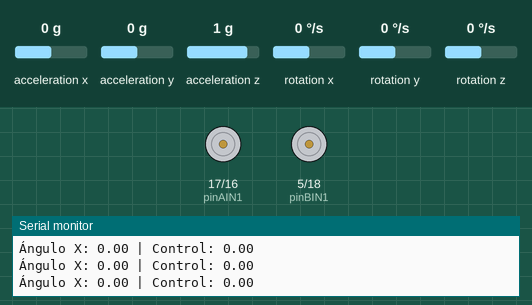
Recording of a sketch running on a simulated ESP32. Shown: motor-driver pin pairs drawn as motors (green arrow = first pin HIGH = forward, orange = second pin HIGH = backward, longer = more drive, scaled by the enable pin), the last lines printed to the serial monitor. The inputs (shaded band) are chosen by the test bench; at power-on: acceleration y 0 g, acceleration x 0 g, acceleration z 1 g, rotation x 0 °/s, rotation y 0 °/s, rotation z 0 °/s.

Above: at 1.2 s.
1.3 s: acceleration y set to -1.4 g
At 1.8 s:
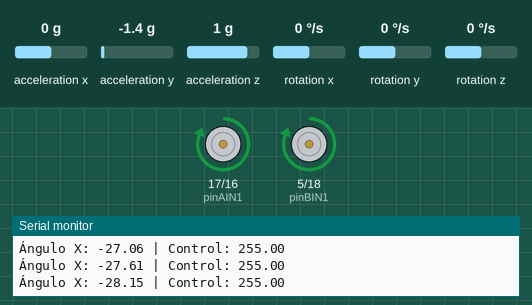
2.8 s: acceleration y set to 0 g
At 4.36 s:
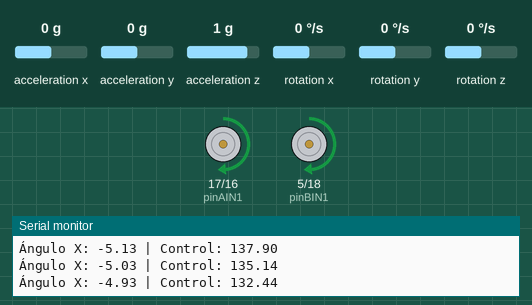
At 4.97 s:
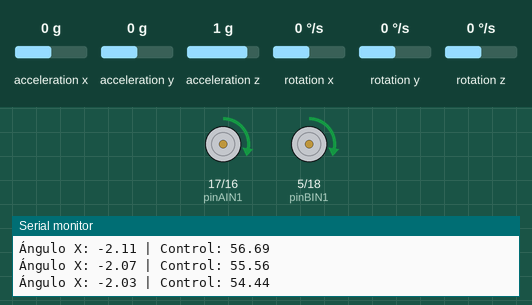
5.8 s: acceleration y set to 0.8 g
7.4 s: acceleration y set to -0.1 g
At 8.19 s:
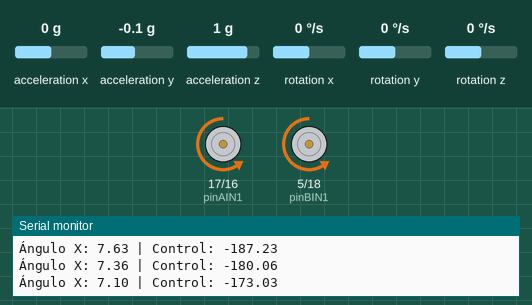
10.4 s: acceleration y set to 0.1 g
13.4 s: acceleration y set to -0.8 g
Timing chart, 0 to 16.0 s (numbered marks = the images above; inputs shaded):
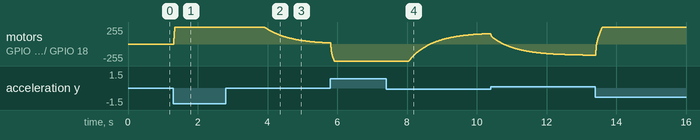

Measured:
- after the input at 1.3 s, motor on GPIO 17 (pinAIN1) / GPIO 16 (pinAIN2), motor on GPIO 5 (pinBIN1) / GPIO 18 (pinBIN2): stopped → forward 255/255 at once
- after the input at 2.8 s, motor on GPIO 17 (pinAIN1) / GPIO 16 (pinAIN2), motor on GPIO 5 (pinBIN1) / GPIO 18 (pinBIN2): moves from forward 255/255 to forward 16/255 over 1.9 s, starting after 1.1 s
- after the input at 7.4 s, motor on GPIO 17 (pinAIN1) / GPIO 16 (pinAIN2), motor on GPIO 5 (pinBIN1) / GPIO 18 (pinBIN2): moves from backward 255/255 to forward 157/255 over 2.3 s, starting after 0.65 s

The sketch:

Pendulo_completo.ino
```cpp
#include "Wire.h"
#include "I2Cdev.h"
#include "MPU6050.h"
#include "PIDDerivadaFiltrada.h"

//Pines a los que se conecta el tb6612fng
const int pinPWMA = 4;
const int pinAIN2 = 16;
const int pinAIN1 = 17;
const int pinBIN1 = 5;
const int pinBIN2 = 18;
const int pinPWMB = 19;

//Definimos el MPU-6050
MPU6050 sensor;

int ax, ay, az;
int gx, gy, gz;
float ang_x = 0.0, ang_x_prev = 0.0;
long tiempo_prev = 0;
float dt;

//Creamos el Controlador PID
float Kp = 30.0;     //Ya que no lo pude probar en el péndulo real los valores no son correctos
float Ki = 0.0;      //Ya que no lo pude probar en el péndulo real los valores no son correctos
float Kd = 1.5;      //Ya que no lo pude probar en el péndulo real los valores no son correctos
float N = 5.0;
float setpoint = 0.0;
PIDDerivadaFiltrada pid(Kp, Ki, Kd, 0.01, N);


void setup() {
  Serial.begin(57600);
  Wire.begin(14, 12);  //Definimos los pines del ESP32 en los que va conectado el MPU-6050

  //Comprobamos que el MPU-6050 comienza a funcionar
  sensor.initialize();
  if (!sensor.testConnection()) {
    Serial.println("Error al conectar el MPU6050");
    while (1);
  } else {
    Serial.println("MPU6050 conectado.");
  }

  //Inicializamos motores
  pinMode(pinAIN1, OUTPUT);
  pinMode(pinAIN2, OUTPUT);
  pinMode(pinPWMA, OUTPUT);
  pinMode(pinBIN1, OUTPUT);
  pinMode(pinBIN2, OUTPUT);
  pinMode(pinPWMB, OUTPUT);

}


void loop() {
  // 1. Leer sensores
  sensor.getAcceleration(&ax, &ay, &az);
  sensor.getRotation(&gx, &gy, &gz);

  // 2. Calcular ángulo con filtro complementario
  float accel_ang_x = atan2(ay, sqrt(ax * ax + az * az)) * 180.0 / PI;
  ang_x = 0.98 * (ang_x_prev + (gx / 131.0) * dt) + 0.02 * accel_ang_x;
  ang_x_prev = ang_x;

  // 3. Calcular PID
  float control = pid.compute(setpoint, ang_x);

  // 4. Limitar salida ya que los motores solo le podemos dar valor de velocidad entre 0 y 255
  control = constrain(control, -255, 255);

  // 5. Mover motores según control
  mover(control);

  // 6. Imprimir info para depurar el código
  Serial.print("Ángulo X: ");
  Serial.print(ang_x);
  Serial.print(" | Control: ");
  Serial.println(control);

  delay(10);
}

// --------------------- Movimiento motores ---------------------
void mover(float control) {
  int velocidad = abs((int)control);
  velocidad = constrain(velocidad, 0, 255);

  if (control > 0) {
    // Caído hacia atrás → empujar hacia adelante
    moverAdelante(velocidad);
  } else if (control < 0) {
    // Caído hacia adelante → empujar hacia atrás
    moverAtras(velocidad);
  }else {
    parar();
  }
}

void moverAdelante(int vel) {
  digitalWrite(pinAIN1, HIGH);
  digitalWrite(pinAIN2, LOW);
  analogWrite(pinPWMA, vel);

  digitalWrite(pinBIN1, HIGH);
  digitalWrite(pinBIN2, LOW);
  analogWrite(pinPWMB, vel);
}

void moverAtras(int vel) {
  digitalWrite(pinAIN1, LOW);
  digitalWrite(pinAIN2, HIGH);
  analogWrite(pinPWMA, vel);

  digitalWrite(pinBIN1, LOW);
  digitalWrite(pinBIN2, HIGH);
  analogWrite(pinPWMB, vel);
}

void parar() {
  analogWrite(pinPWMA, 0);
  analogWrite(pinPWMB, 0);
  digitalWrite(pinAIN1, LOW);
  digitalWrite(pinAIN2, LOW);
  digitalWrite(pinBIN1, LOW);
  digitalWrite(pinBIN2, LOW);
}
```
